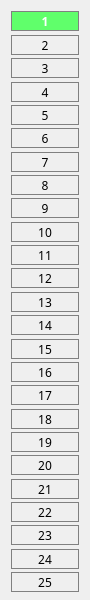
                <widget class="QWidget" name="widget_12" native="true">
                 <property name="minimumSize">
                  <size>
                   <width>90</width>
                   <height>600</height>
                  </size>
                 </property>
                 <property name="maximumSize">
                  <size>
                   <width>90</width>
                   <height>600</height>
                  </size>
                 </property>
                 <layout class="QVBoxLayout" name="verticalLayout_5">
                  <item>
                   <widget class="QPushButton" name="parking_1">
                    <property name="minimumSize">
                     <size>
                      <width>0</width>
                      <height>20</height>
                     </size>
                    </property>
                    <property name="font">
                     <font>
                      <family>Segoe UI Black</family>
                      <pointsize>9</pointsize>
                      <weight>75</weight>
                      <bold>true</bold>
                     </font>
                    </property>
                    <property name="styleSheet">
                     <string notr="true">background-color: rgb(96, 255, 107);
color: rgb(255, 255, 255);
border : 1 solid gray;
</string>
                    </property>
                    <property name="text">
                     <string>1</string>
                    </property>
                   </widget>
                  </item>
                  <item>
                   <widget class="QPushButton" name="parking_2">
                    <property name="minimumSize">
                     <size>
                      <width>0</width>
                      <height>20</height>
                     </size>
                    </property>
                    <property name="font">
                     <font>
                      <family>Segoe UI Black</family>
                      <pointsize>9</pointsize>
                     </font>
                    </property>
                    <property name="styleSheet">
                     <string notr="true">border : 1 solid gray;</string>
                    </property>
                    <property name="text">
                     <string>2</string>
                    </property>
                   </widget>
                  </item>
                  <item>
                   <widget class="QPushButton" name="parking_3">
                    <property name="minimumSize">
                     <size>
                      <width>0</width>
                      <height>20</height>
                     </size>
                    </property>
                    <property name="font">
                     <font>
                      <family>Segoe UI Black</family>
                      <pointsize>9</pointsize>
                     </font>
                    </property>
                    <property name="styleSheet">
                     <string notr="true">border : 1 solid gray;</string>
                    </property>
                    <property name="text">
                     <string>3</string>
                    </property>
                   </widget>
                  </item>
                  <item>
                   <widget class="QPushButton" name="parking_4">
                    <property name="minimumSize">
                     <size>
                      <width>0</width>
                      <height>20</height>
                     </size>
                    </property>
                    <property name="font">
                     <font>
                      <family>Segoe UI Black</family>
                      <pointsize>9</pointsize>
                     </font>
                    </property>
                    <property name="styleSheet">
                     <string notr="true">border : 1 solid gray;</string>
                    </property>
                    <property name="text">
                     <string>4</string>
                    </property>
                   </widget>
                  </item>
                  <item>
                   <widget class="QPushButton" name="parking_5">
                    <property name="minimumSize">
                     <size>
                      <width>0</width>
                      <height>20</height>
                     </size>
                    </property>
                    <property name="font">
                     <font>
                      <family>Segoe UI Black</family>
                      <pointsize>9</pointsize>
                     </font>
                    </property>
                    <property name="styleSheet">
                     <string notr="true">border : 1 solid gray;</string>
                    </property>
                    <property name="text">
                     <string>5</string>
                    </property>
                   </widget>
                  </item>
                  <item>
                   <widget class="QPushButton" name="parking_6">
                    <property name="minimumSize">
                     <size>
                      <width>0</width>
                      <height>20</height>
                     </size>
                    </property>
                    <property name="font">
                     <font>
                      <family>Segoe UI Black</family>
                      <pointsize>9</pointsize>
                     </font>
                    </property>
                    <property name="styleSheet">
                     <string notr="true">border : 1 solid gray;</string>
                    </property>
                    <property name="text">
                     <string>6</string>
                    </property>
                   </widget>
                  </item>
                  <item>
                   <widget class="QPushButton" name="parking_7">
                    <property name="minimumSize">
                     <size>
                      <width>0</width>
                      <height>20</height>
                     </size>
                    </property>
                    <property name="font">
                     <font>
                      <family>Segoe UI Black</family>
                      <pointsize>9</pointsize>
                     </font>
                    </property>
                    <property name="styleSheet">
                     <string notr="true">border : 1 solid gray;</string>
                    </property>
                    <property name="text">
                     <string>7</string>
                    </property>
                   </widget>
                  </item>
                  <item>
                   <widget class="QPushButton" name="parking_8">
                    <property name="minimumSize">
                     <size>
                      <width>0</width>
                      <height>20</height>
                     </size>
                    </property>
                    <property name="font">
                     <font>
                      <family>Segoe UI Black</family>
                      <pointsize>9</pointsize>
                     </font>
                    </property>
                    <property name="styleSheet">
                     <string notr="true">border : 1 solid gray;</string>
                    </property>
                    <property name="text">
                     <string>8</string>
                    </property>
                   </widget>
                  </item>
                  <item>
                   <widget class="QPushButton" name="parking_9">
                    <property name="minimumSize">
                     <size>
                      <width>0</width>
                      <height>20</height>
                     </size>
                    </property>
                    <property name="font">
                     <font>
                      <family>Segoe UI Black</family>
                      <pointsize>9</pointsize>
                     </font>
                    </property>
                    <property name="styleSheet">
                     <string notr="true">border : 1 solid gray;</string>
                    </property>
                    <property name="text">
                     <string>9</string>
                    </property>
                   </widget>
                  </item>
                  <item>
                   <widget class="QPushButton" name="parking_10">
                    <property name="minimumSize">
                     <size>
                      <width>0</width>
                      <height>20</height>
                     </size>
                    </property>
                    <property name="font">
                     <font>
                      <family>Segoe UI Black</family>
                      <pointsize>9</pointsize>
                     </font>
                    </property>
                    <property name="styleSheet">
                     <string notr="true">border : 1 solid gray;</string>
                    </property>
                    <property name="text">
                     <string>10</string>
                    </property>
                   </widget>
                  </item>
                  <item>
                   <widget class="QPushButton" name="parking_11">
                    <property name="minimumSize">
                     <size>
                      <width>0</width>
                      <height>20</height>
                     </size>
                    </property>
                    <property name="font">
                     <font>
                      <family>Segoe UI Black</family>
                      <pointsize>9</pointsize>
                     </font>
                    </property>
                    <property name="styleSheet">
                     <string notr="true">border : 1 solid gray;</string>
                    </property>
                    <property name="text">
                     <string>11</string>
                    </property>
                   </widget>
                  </item>
                  <item>
                   <widget class="QPushButton" name="parking_12">
                    <property name="minimumSize">
                     <size>
                      <width>0</width>
                      <height>20</height>
                     </size>
                    </property>
                    <property name="font">
                     <font>
                      <family>Segoe UI Black</family>
                      <pointsize>9</pointsize>
                     </font>
                    </property>
                    <property name="styleSheet">
                     <string notr="true">border : 1 solid gray;</string>
                    </property>
                    <property name="text">
                     <string>12</string>
                    </property>
                   </widget>
                  </item>
                  <item>
                   <widget class="QPushButton" name="parking_13">
                    <property name="minimumSize">
                     <size>
                      <width>0</width>
                      <height>20</height>
                     </size>
                    </property>
                    <property name="font">
                     <font>
                      <family>Segoe UI Black</family>
                      <pointsize>9</pointsize>
                     </font>
                    </property>
                    <property name="styleSheet">
                     <string notr="true">border : 1 solid gray;</string>
                    </property>
                    <property name="text">
                     <string>13</string>
                    </property>
                   </widget>
                  </item>
                  <item>
                   <widget class="QPushButton" name="parking_14">
                    <property name="minimumSize">
                     <size>
                      <width>0</width>
                      <height>20</height>
                     </size>
                    </property>
                    <property name="font">
                     <font>
                      <family>Segoe UI Black</family>
                      <pointsize>9</pointsize>
                     </font>
                    </property>
                    <property name="styleSheet">
                     <string notr="true">border : 1 solid gray;</string>
                    </property>
                    <property name="text">
                     <string>14</string>
                    </property>
                   </widget>
                  </item>
                  <item>
                   <widget class="QPushButton" name="parking_15">
                    <property name="minimumSize">
                     <size>
                      <width>0</width>
                      <height>20</height>
                     </size>
                    </property>
                    <property name="font">
                     <font>
                      <family>Segoe UI Black</family>
                      <pointsize>9</pointsize>
                     </font>
                    </property>
                    <property name="styleSheet">
                     <string notr="true">border : 1 solid gray;</string>
                    </property>
                    <property name="text">
                     <string>15</string>
                    </property>
                   </widget>
                  </item>
                  <item>
                   <widget class="QPushButton" name="parking_16">
                    <property name="minimumSize">
                     <size>
                      <width>0</width>
                      <height>20</height>
                     </size>
                    </property>
                    <property name="font">
                     <font>
                      <family>Segoe UI Black</family>
                      <pointsize>9</pointsize>
                     </font>
                    </property>
                    <property name="styleSheet">
                     <string notr="true">border : 1 solid gray;</string>
                    </property>
                    <property name="text">
                     <string>16</string>
                    </property>
                   </widget>
                  </item>
                  <item>
                   <widget class="QPushButton" name="parking_17">
                    <property name="minimumSize">
                     <size>
                      <width>0</width>
                      <height>20</height>
                     </size>
                    </property>
                    <property name="font">
                     <font>
                      <family>Segoe UI Black</family>
                      <pointsize>9</pointsize>
                     </font>
                    </property>
                    <property name="styleSheet">
                     <string notr="true">border : 1 solid gray;</string>
                    </property>
                    <property name="text">
                     <string>17</string>
                    </property>
                   </widget>
                  </item>
                  <item>
                   <widget class="QPushButton" name="parking_18">
                    <property name="minimumSize">
                     <size>
                      <width>0</width>
                      <height>20</height>
                     </size>
                    </property>
                    <property name="font">
                     <font>
                      <family>Segoe UI Black</family>
                      <pointsize>9</pointsize>
                     </font>
                    </property>
                    <property name="styleSheet">
                     <string notr="true">border : 1 solid gray;</string>
                    </property>
                    <property name="text">
                     <string>18</string>
                    </property>
                   </widget>
                  </item>
                  <item>
                   <widget class="QPushButton" name="parking_19">
                    <property name="minimumSize">
                     <size>
                      <width>0</width>
                      <height>20</height>
                     </size>
                    </property>
                    <property name="font">
                     <font>
                      <family>Segoe UI Black</family>
                      <pointsize>9</pointsize>
                     </font>
                    </property>
                    <property name="styleSheet">
                     <string notr="true">border : 1 solid gray;</string>
                    </property>
                    <property name="text">
                     <string>19</string>
                    </property>
                   </widget>
                  </item>
                  <item>
                   <widget class="QPushButton" name="parking_20">
                    <property name="minimumSize">
                     <size>
                      <width>0</width>
                      <height>20</height>
                     </size>
                    </property>
                    <property name="font">
                     <font>
                      <family>Segoe UI Black</family>
                      <pointsize>9</pointsize>
                     </font>
                    </property>
                    <property name="styleSheet">
                     <string notr="true">border : 1 solid gray;</string>
                    </property>
                    <property name="text">
                     <string>20</string>
                    </property>
                   </widget>
                  </item>
                  <item>
                   <widget class="QPushButton" name="parking_21">
                    <property name="minimumSize">
                     <size>
                      <width>0</width>
                      <height>20</height>
                     </size>
                    </property>
                    <property name="font">
                     <font>
                      <family>Segoe UI Black</family>
                      <pointsize>9</pointsize>
                     </font>
                    </property>
                    <property name="styleSheet">
                     <string notr="true">border : 1 solid gray;</string>
                    </property>
                    <property name="text">
                     <string>21</string>
                    </property>
                   </widget>
                  </item>
                  <item>
                   <widget class="QPushButton" name="parking_22">
                    <property name="minimumSize">
                     <size>
                      <width>0</width>
                      <height>20</height>
                     </size>
                    </property>
                    <property name="font">
                     <font>
                      <family>Segoe UI Black</family>
                      <pointsize>9</pointsize>
                     </font>
                    </property>
                    <property name="styleSheet">
                     <string notr="true">border : 1 solid gray;</string>
                    </property>
                    <property name="text">
                     <string>22</string>
                    </property>
                   </widget>
                  </item>
                  <item>
                   <widget class="QPushButton" name="parking_23">
                    <property name="minimumSize">
                     <size>
                      <width>0</width>
                      <height>20</height>
                     </size>
                    </property>
                    <property name="font">
                     <font>
                      <family>Segoe UI Black</family>
                      <pointsize>9</pointsize>
                     </font>
                    </property>
                    <property name="styleSheet">
                     <string notr="true">border : 1 solid gray;</string>
                    </property>
                    <property name="text">
                     <string>23</string>
                    </property>
                   </widget>
                  </item>
                  <item>
                   <widget class="QPushButton" name="parking_24">
                    <property name="minimumSize">
                     <size>
                      <width>0</width>
                      <height>20</height>
                     </size>
                    </property>
                    <property name="font">
                     <font>
                      <family>Segoe UI Black</family>
                      <pointsize>9</pointsize>
                     </font>
                    </property>
                    <property name="styleSheet">
                     <string notr="true">border : 1 solid gray;</string>
                    </property>
                    <property name="text">
                     <string>24</string>
                    </property>
                   </widget>
                  </item>
                  <item>
                   <widget class="QPushButton" name="parking_25">
                    <property name="minimumSize">
                     <size>
                      <width>0</width>
                      <height>20</height>
                     </size>
                    </property>
                    <property name="font">
                     <font>
                      <family>Segoe UI Black</family>
                      <pointsize>9</pointsize>
                     </font>
                    </property>
                    <property name="styleSheet">
                     <string notr="true">border : 1 solid gray;</string>
                    </property>
                    <property name="text">
                     <string>25</string>
                    </property>
                   </widget>
                  </item>
                 </layout>
                </widget>
